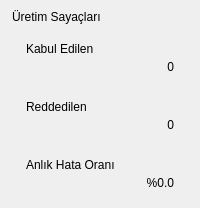
       <widget class="QFrame" name="panelCounters">
        <layout class="QVBoxLayout" name="countersLayout" stretch="0,1,1,1">
         <property name="spacing">
          <number>10</number>
         </property>
         <property name="leftMargin">
          <number>12</number>
         </property>
         <property name="topMargin">
          <number>10</number>
         </property>
         <property name="rightMargin">
          <number>12</number>
         </property>
         <property name="bottomMargin">
          <number>10</number>
         </property>
         <item>
          <widget class="QLabel" name="lblTitleCounters">
           <property name="text">
            <string>Üretim Sayaçları</string>
           </property>
          </widget>
         </item>
         <!-- Kabul Edilen Kartı -->
         <item>
          <widget class="QFrame" name="cardAccepted">
           <layout class="QVBoxLayout" name="cardAcceptedLayout">
            <property name="spacing">
             <number>4</number>
            </property>
            <property name="leftMargin">
             <number>14</number>
            </property>
            <property name="topMargin">
             <number>8</number>
            </property>
            <property name="rightMargin">
             <number>14</number>
            </property>
            <property name="bottomMargin">
             <number>8</number>
            </property>
            <item>
             <widget class="QLabel" name="lblAcceptedTitle">
              <property name="text">
               <string>Kabul Edilen</string>
              </property>
             </widget>
            </item>
            <item>
             <widget class="QLabel" name="lblAcceptedCount">
              <property name="text">
               <string>0</string>
              </property>
              <property name="alignment">
               <set>Qt::AlignmentFlag::AlignRight|Qt::AlignmentFlag::AlignTrailing|Qt::AlignmentFlag::AlignVCenter</set>
              </property>
             </widget>
            </item>
           </layout>
          </widget>
         </item>
         <!-- Reddedilen Kartı -->
         <item>
          <widget class="QFrame" name="cardRejected">
           <layout class="QVBoxLayout" name="cardRejectedLayout">
            <property name="spacing">
             <number>4</number>
            </property>
            <property name="leftMargin">
             <number>14</number>
            </property>
            <property name="topMargin">
             <number>8</number>
            </property>
            <property name="rightMargin">
             <number>14</number>
            </property>
            <property name="bottomMargin">
             <number>8</number>
            </property>
            <item>
             <widget class="QLabel" name="lblRejectedTitle">
              <property name="text">
               <string>Reddedilen</string>
              </property>
             </widget>
            </item>
            <item>
             <widget class="QLabel" name="lblRejectedCount">
              <property name="text">
               <string>0</string>
              </property>
              <property name="alignment">
               <set>Qt::AlignmentFlag::AlignRight|Qt::AlignmentFlag::AlignTrailing|Qt::AlignmentFlag::AlignVCenter</set>
              </property>
             </widget>
            </item>
           </layout>
          </widget>
         </item>
         <!-- Anlık Hata Oranı Kartı -->
         <item>
          <widget class="QFrame" name="cardErrorRate">
           <layout class="QVBoxLayout" name="cardErrorRateLayout">
            <property name="spacing">
             <number>4</number>
            </property>
            <property name="leftMargin">
             <number>14</number>
            </property>
            <property name="topMargin">
             <number>8</number>
            </property>
            <property name="rightMargin">
             <number>14</number>
            </property>
            <property name="bottomMargin">
             <number>8</number>
            </property>
            <item>
             <widget class="QLabel" name="lblErrorRateTitle">
              <property name="text">
               <string>Anlık Hata Oranı</string>
              </property>
             </widget>
            </item>
            <item>
             <widget class="QLabel" name="lblErrorRate">
              <property name="text">
               <string>%0.0</string>
              </property>
              <property name="alignment">
               <set>Qt::AlignmentFlag::AlignRight|Qt::AlignmentFlag::AlignTrailing|Qt::AlignmentFlag::AlignVCenter</set>
              </property>
             </widget>
            </item>
           </layout>
          </widget>
         </item>
        </layout>
       </widget>
